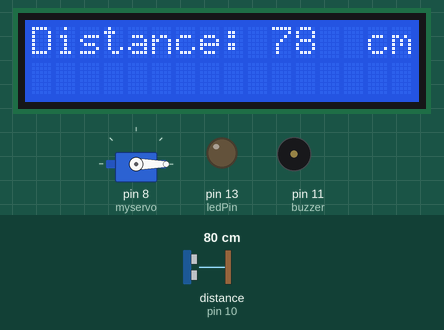
This sketch was run on a simulated Arduino Uno, built with avr-gcc and run on an emulated ATmega328P. On the bench: 16×2 character LCD, servo, output pins drawn as LEDs (lit = HIGH), buzzer (waves = sounding, pin HIGH). Wiring (inferred from the names in the program): ultrasonic range finder: trigger pin 9; echo pin 10. The inputs (shaded band) are chosen by the test bench; at power-on: distance to the obstacle (sensor on pin 10) 80 cm. The echo pulse lasts 58.3 µs per cm; pins used as bus, display or sensor lines are not drawn; what the sketch prints to the serial monitor is not drawn.

Above: at 1.2 s.
1.3 s: distance to the obstacle (sensor on pin 10) set to 2 cm
At 2.1 s:
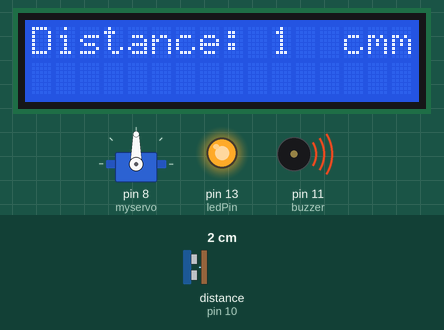
2.8 s: distance to the obstacle (sensor on pin 10) set to 18 cm
At 3.7 s:
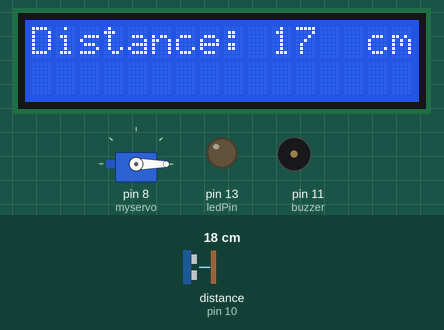
4.3 s: distance to the obstacle (sensor on pin 10) set to 250 cm
At 5.5 s:
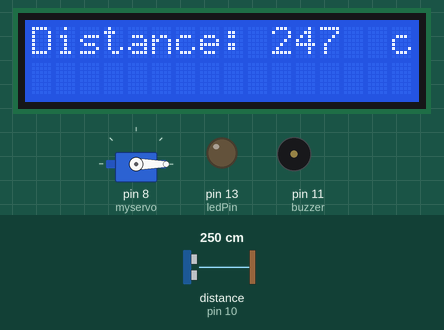
5.8 s: distance to the obstacle (sensor on pin 10) set to 7 cm
At 6.6 s:
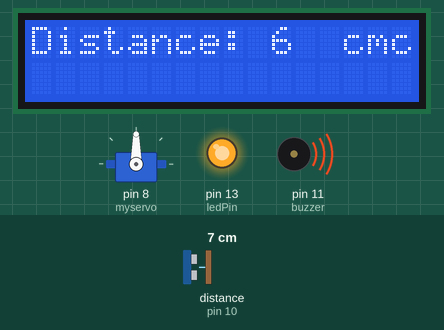
7.3 s: distance to the obstacle (sensor on pin 10) set to 35 cm
At 7.8 s:
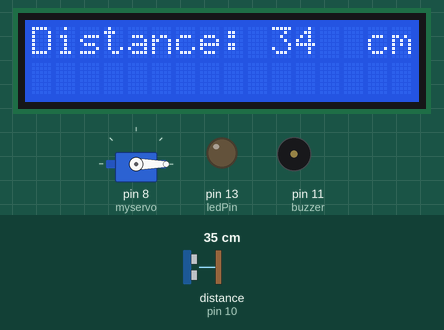
8.8 s: distance to the obstacle (sensor on pin 10) set to 4 cm
At 10.2 s:
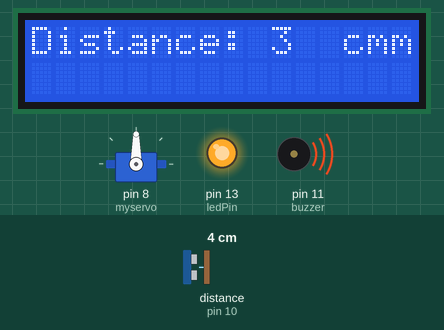
Timing chart, 0 to 11.3 s (numbered marks = the images above; inputs shaded):
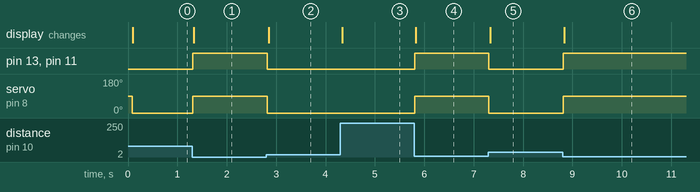

Measured:
- after the input at 1.3 s, pin 13 (ledPin), pin 11 (buzzer): LOW → HIGH at once; servo on pin 8 (myservo): 0° → 90° at once; the display: changes at once (image 1)
- after the input at 2.8 s, pin 13 (ledPin), pin 11 (buzzer): HIGH → LOW at once; servo on pin 8 (myservo): 90° → 0° at once; the display: changes after 0.05 s (image 2)
- after the input at 4.3 s, the display: changes at once (image 3)
- after the input at 5.8 s, pin 13 (ledPin), pin 11 (buzzer): LOW → HIGH at once; servo on pin 8 (myservo): 0° → 90° at once; the display: changes at once (image 4)
- after the input at 7.3 s, pin 13 (ledPin), pin 11 (buzzer): HIGH → LOW at once; servo on pin 8 (myservo): 90° → 0° at once; the display: changes at once (image 5)
- after the input at 8.8 s, pin 13 (ledPin), pin 11 (buzzer): LOW → HIGH at once; servo on pin 8 (myservo): 0° → 90° at once; the display: changes at once (image 6)

The sketch:

Water_level_monitoring.ino
```cpp
#include <LiquidCrystal.h>
#include <Servo.h>

LiquidCrystal lcd( 7, 6, 4, 3, 2, 1);

const int trigPin = 9;
const int echoPin = 10;
const int buzzer = 11;
const int ledPin = 13;

// defines variables
long duration;
int distance;
int safetyDistance;

Servo myservo;
int pos = 0;

void setup() {
  lcd.begin(16,2);
  myservo.attach(8);
pinMode(trigPin, OUTPUT); // Sets the trigPin as an Output
pinMode(echoPin, INPUT); // Sets the echoPin as an Input
pinMode(buzzer, OUTPUT);
pinMode(ledPin, OUTPUT);
Serial.begin(9600); // Starts the serial communication
}


void loop() {
// Clears the trigPin
digitalWrite(trigPin, LOW);
delayMicroseconds(2);

// Sets the trigPin on HIGH state for 10 micro seconds
digitalWrite(trigPin, HIGH);
delayMicroseconds(10);
digitalWrite(trigPin, LOW);

// Reads the echoPin, returns the sound wave travel time in microseconds
duration = pulseIn(echoPin, HIGH);

// Calculating the distance
distance= duration*0.034/2;

safetyDistance = distance;
if (safetyDistance <= 10){
  digitalWrite(buzzer, HIGH);
  digitalWrite(ledPin, HIGH);
  pos=90;
    myservo.write(pos);              // tell servo to go to position in variable 'pos'
    delay(15);                       // waits 15 ms for the servo to reach the position
}
else{
  digitalWrite(buzzer, LOW);
  digitalWrite(ledPin, LOW);
  pos=0;
    myservo.write(pos);              // tell servo to go to position in variable 'pos'
    delay(15);                       // waits 15 ms for the servo to reach the position
}

// Prints the distance on the Serial Monitor
Serial.print("Distance: ");
Serial.println(distance);

lcd.setCursor(0,0); // Sets the location at which subsequent text written to the LCD will be displayed
lcd.print("Distance: "); // Prints string "Distance" on the LCD
lcd.print(distance); // Prints the distance value from the sensor
lcd.print("  cm");
delay(10);


}
```
